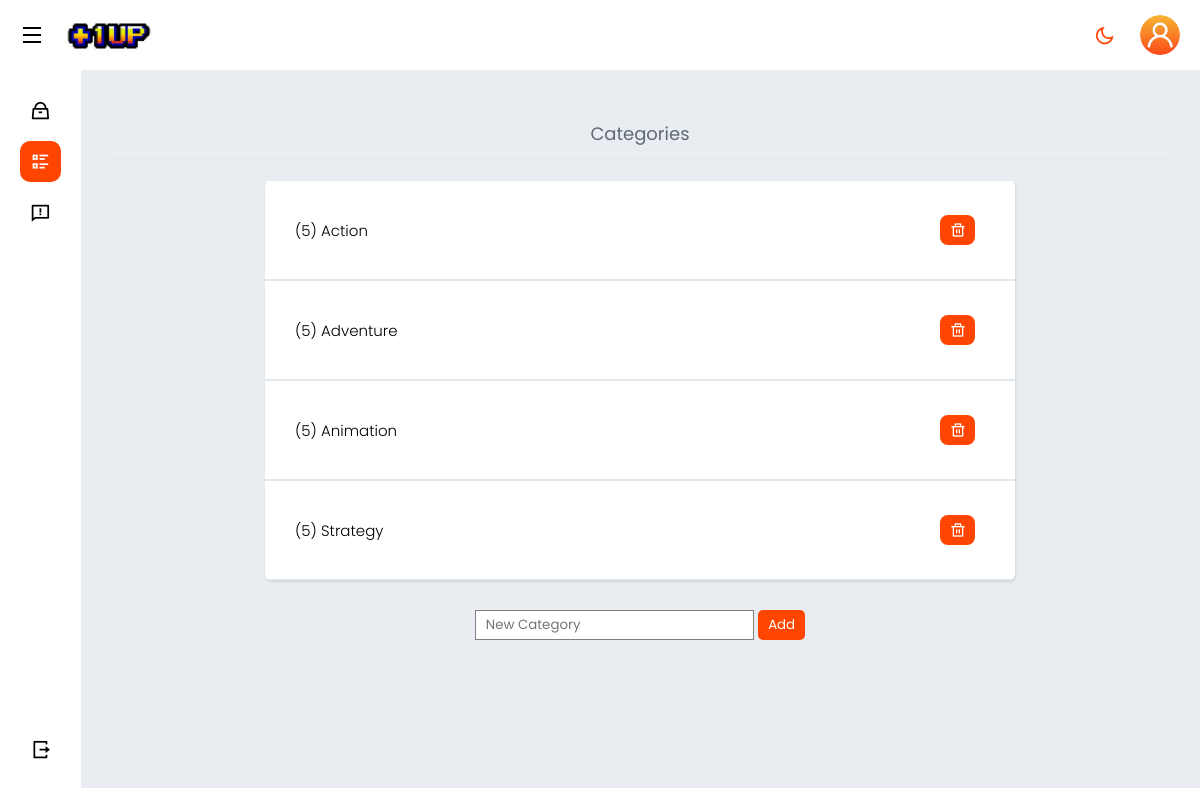
The page /admindashboard/categories.php (signed in) on the database its author committed.
### tables this page shows
CREATE TABLE `categories` (
  `category_id` int(11) NOT NULL,
  `name` varchar(100) NOT NULL,
  `description` text DEFAULT NULL
);

### admindashboard/categories.php (the view, shortened to what this page needs)
<!DOCTYPE html>
<html lang="en">
<head>
    <?php include('head.php'); ?>
</head>
<body class="body">
   <?php include('header.php'); ?>
   <section class="main">
        <?php include('sidebar.php'); ?>
        <div class="main--container">
              <div class="title" style="text-align:center;">
        Categories
      </div>
            <div class="shopping-cart" style="margin-top:20px">
<?php
include '../db_conn.php';
$category_sql = "SELECT * FROM categories";
$result = mysqli_query($conn, $category_sql);
if ($result && mysqli_num_rows($result) > 0) {
    while ($row = mysqli_fetch_assoc($result)) {
        $category_id = $row['category_id'];
        $name = $row['name'];
        $product_count_sql = "SELECT COUNT(*) AS total FROM products WHERE category_id = $category_id";
        $product_result = mysqli_query($conn, $product_count_sql);
        if ($product_result && mysqli_num_rows($product_result) > 0) {
            $product_row = mysqli_fetch_assoc($product_result);
            $total = $product_row['total'];
        } else {
            $total = 0;
        }
?>
        <div class="item">
            <div class="flexrow">
                <div class="description" style="display: flex;justify-content: flex-start;">
                    <div style="font-weight: 300;font-size: 15px">(<?php echo htmlspecialchars($total); ?>)</div><div style="font-weight: 300;font-size: 15px">&nbsp;<?php echo htmlspecialchars($name); ?></div>
                </div>
            </div>
            <div class="quantity-input delete-btn" style="border:none;padding-top: 5px; padding-right: 25px; cursor: pointer; background: #FF4500;" data-category-id="<?php echo $category_id; ?>">
                <i class="ri-delete-bin-line" style="color: white;"></i>
            </div>
        </div>
<?php
    }
} else {
    echo "No categories found.";
}
?>
</div>
<div class="centeradd">
    <input type="text" id="newCategory" name="newCategory" style="padding: 4px 10px;border: 1px solid grey;" placeholder="New Category">
    <button id="addCategoryBtn" style="background-color: #FF4500;color:White;padding: 5px 10px;border: none;outline: none;border-radius:5px;">Add</button>
</div>
</div>
</section>
</body>
</html>

### admindashboard/assets/css/styles.css (style rules this page uses)
* { margin: 0; padding: 0; box-sizing: border-box; font-family: 'Poppins', sans-serif; }
:root { --bg-color-first:#fff; --bg-color-second:#e9edf1; --bg-color-third:#FF4500; --text-color-first:#000; --text-color-second:#3d3c3c; --text-color-third:#FF4500; --hover-text-color:#fff; --bg-card-1:#ecd765; --bg-card-2:#7f91f9; --bg-card-3:#eec79c; --bg-card-4:#cb84f9; --more-and-less:#555; }
.main { position: relative; height: calc(100vh - 70px); }
.main--container { position: absolute; top: 0; right: 0; height: 100%; width: calc(100% - 300px); padding: 30px; overflow-y: scroll; overflow-x: hidden; background-color: var(--bg-color-second); z-index: 2; }
@media screen and (max-width:1325px) { .main--container { width: calc(100% - 80px); } }

### admindashboard/categories.php (style rules this page uses)
* { box-sizing: border-box; }
.shopping-cart { width: 750px; height: auto; margin: 80px auto; background: #FFFFFF; box-shadow: 1px 2px 3px 0px rgba(0,0,0,0.10); border-radius: 6px; display: flex; flex-direction: column; max-height: 400px; overflow-y: auto; }
.title { height: 60px; border-bottom: 1px solid #E1E8EE; padding: 20px 30px; color: #5E6977; font-size: 18px; font-weight: 400; }
.item { padding: 20px 30px; height: 120px; display: flex; }
.centeradd { margin: -50px auto; text-align: center; }
.item { border-top: 1px solid #E1E8EE; border-bottom: 1px solid #E1E8EE; }
.flexrow { display:flex; height:auto; width:100%; }
.flexrow div { background:transparent; justify-content:center;align-content:center;align-content:center;padding:0px }
.quantity-input { margin-top: 10px; width: 30px; height: 30px; padding: 10px; text-align: center; margin:auto; flex: 0 0 1; font-size: 16px; border: 2px solid #ccc; border-radius: 8px; outline: none; margin-right: 10px; overflow: hidden; }
.description { padding-top: 10px; margin-right: 0px; width: 115px; }

### rows shown on the page
categories: total "5", name "Action"
categories: total "5", name "Adventure"
categories: total "5", name "Animation"
categories: total "5", name "Strategy"
